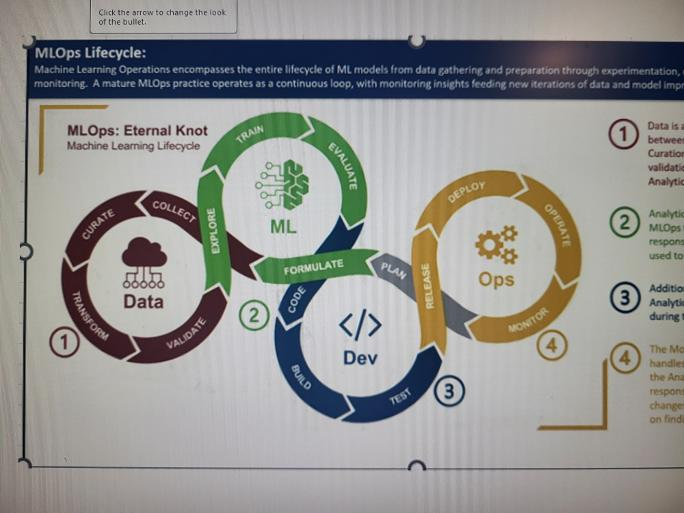
#> input picture Sample-flow-diag.jpg, 684 x 513 px; its folder holds only this picture in this run
$ python -i memory.py   (imports and definitions only)
#> lines starting #> are read from the running program, lines starting #| are printed output that depends on the picture
#> further down, picture is the input picture: shape (513, 684, 3); mean B, G, R 143.9, 146.8, 146.5
"""Remembered answers: when a picture being traced is one you already corrected (a pair zip in
AI/data/real, including its test/ folder), return your corrected diagram instead of a fresh guess.

Pictures are matched with ORB features + a RANSAC homography, so a slightly different corner choice,
crop or re-photo of the same slide still matches. The homography also places the remembered
diagram exactly onto the new picture.
"""
import glob
import json
import os
import zipfile

import cv2
import numpy as np

REAL = os.path.join(os.path.dirname(os.path.abspath(__file__)), '..', 'data', 'real')
MIN_INLIERS = 40            # matched features that agree on one placement
MIN_RATIO = 0.3             # ...as a share of all good matches
_orb = cv2.ORB_create(nfeatures=3000)
_cache = {}                 # path → (mtime, entry)


def _features(img):
    g = cv2.cvtColor(img, cv2.COLOR_BGR2GRAY) if img.ndim == 3 else img
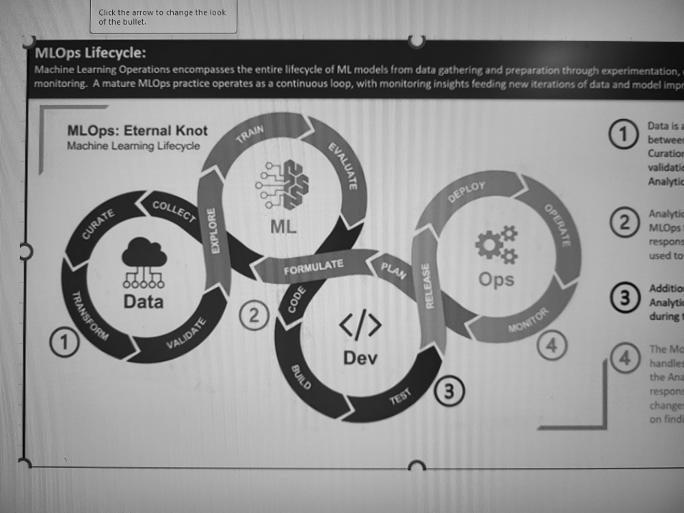
#> g: shape (513, 684); min 0, max 229, mean 146.4
    k = 1000 / max(g.shape)                       # match at a fixed size: faster, and scale-independent
#> k = 1.46
    g = cv2.resize(g, None, fx=k, fy=k, interpolation=cv2.INTER_AREA) if k < 1 else g
    k = min(k, 1.0)
#> k = 1
    kp, des = _orb.detectAndCompute(g, None)
#> kp = 3000 keypoints; strongest (x, y, size): (198, 131, 31), (124, 53, 31), (349, 360, 37.2), (449, 387, 31)
    pts = np.float32([p.pt for p in kp]) / k if kp else np.zeros((0, 2), np.float32)
#> pts = 3000 pairs, first value 33 to 651, second value 36 to 469.2
    return pts, des


# [115 lines left out: functions _load, entries, find, _mapper, transform, not called in this run]

>>> import cv2
>>> picture = cv2.imread('../../Sample-flow-diag.jpg')
>>> result = _features(picture)
#> result = 2 point arrays, longest 3000 points
